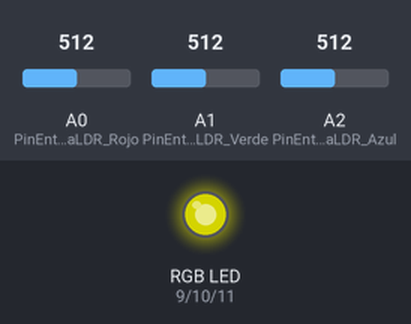
This sketch was run on a simulated Arduino Uno, built with avr-gcc and run on an emulated ATmega328P. On the bench: an RGB LED mixed from three pins (HIGH = lit). Inputs (shaded band) come from the test bench; at power-on: A1 (PinEntradaLDR_Verde) = 512, A2 (PinEntradaLDR_Azul) = 512, A0 (PinEntradaLDR_Rojo) = 512. Dim RGB values are drawn brighter than linear; what the sketch prints to the serial monitor is not drawn.

Above: at 1.3 s.
1.4 s: A1 (PinEntradaLDR_Verde) set to 716
At 3.2 s:
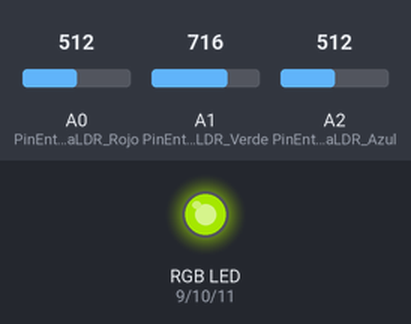
3.5 s: A2 (PinEntradaLDR_Azul) set to 716
At 4.5 s:
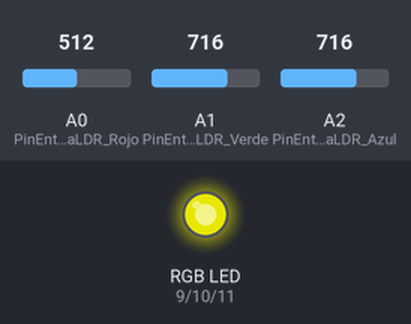
5.6 s: A1 (PinEntradaLDR_Verde) set to 900
At 7.0 s:
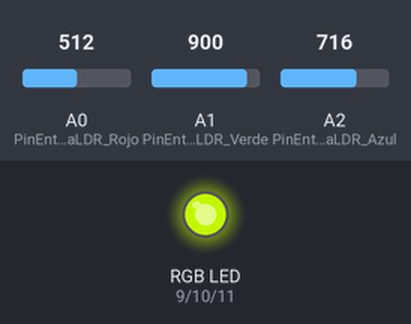
7.6 s: A2 (PinEntradaLDR_Azul) set to 900
At 9.4 s:
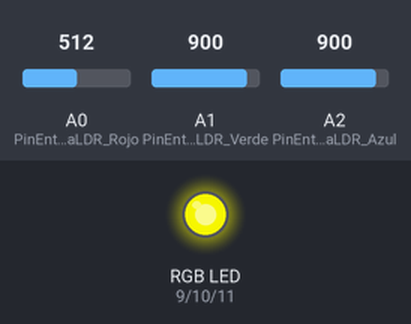
9.7 s: A1 (PinEntradaLDR_Verde) set to 511
At 10.6 s:
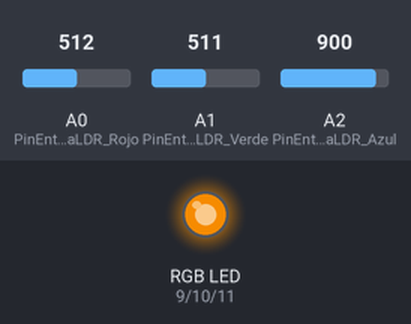
11.7 s: A2 (PinEntradaLDR_Azul) set to 122
At 13.0 s:
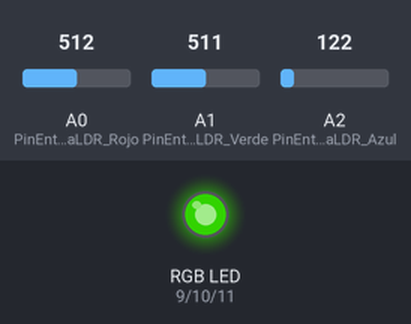
Timing chart, 0 to 14.7 s (numbered marks = the images above; inputs shaded):
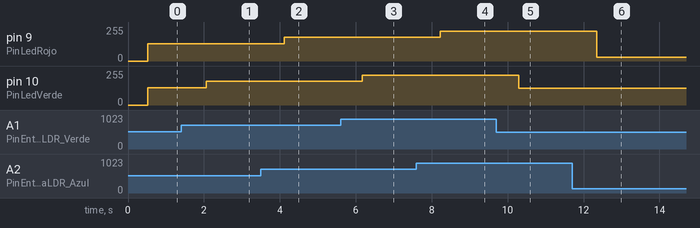

The sketch:

ej_4_l_mpara_de_mezcla_de_colores1.ino
```cpp
const int PinLedVerde = 10;
const int PinLedRojo = 9;
const int PinLedAzul = 11;

const int PinEntradaLDR_Rojo= A0;
const int PinEntradaLDR_Verde= A1;
const int PinEntradaLDR_Azul = A2;

int ValorSensorRojo = 0;
int ValorSensorVerde = 0;
int ValorSensorAzul = 0;

int ValorRojo = 0;
int ValorVerde = 0;
int ValorAzul = 0;


void setup()
{
  Serial.begin(9600);
  pinMode(PinLedVerde, OUTPUT);
  pinMode(PinLedRojo, OUTPUT);
  pinMode(PinLedAzul, OUTPUT);
}

void loop()
{
  ValorSensorRojo = analogRead(PinEntradaLDR_Rojo);
  delay(5);
  ValorSensorVerde = analogRead(PinEntradaLDR_Verde);
  delay(5);
  ValorSensorAzul = analogRead(PinEntradaLDR_Azul);

  Serial.print("Mapa de valores sensores \t Rojo: ");
  Serial.print(ValorSensorRojo);
  Serial.print("\n \t Verde: ");
  Serial.print(ValorSensorVerde);
  Serial.print("n \t Azul: \n");
  Serial.print(ValorSensorAzul);
  delay(250);

  ValorRojo = ValorSensorRojo/4;
  ValorVerde = ValorSensorVerde/4;
  ValorRojo = ValorSensorAzul/4;

  Serial.print("Mapa de valores de los sensores \t Rojo: ");
  Serial.print(ValorRojo);
  Serial.print("n \t Verde: ");
  Serial.print(ValorVerde);
  Serial.print("n \t Azul: ");
  Serial.print(ValorAzul);
  delay(250);

  analogWrite(PinLedRojo, ValorRojo);
  analogWrite(PinLedVerde, ValorVerde);
  analogWrite(PinLedAzul, ValorAzul);

}
```

Measured:
- after the input at 1.4 s, pin 10 (PinLedVerde): 128/255 → 179/255 after 0.66 s
- after the input at 3.5 s, pin 9 (PinLedRojo): 128/255 → 179/255 after 0.62 s
- after the input at 5.6 s, pin 10 (PinLedVerde): 179/255 → 225/255 after 0.57 s
- after the input at 7.6 s, pin 9 (PinLedRojo): 179/255 → 225/255 after 0.63 s
- after the input at 9.7 s, pin 10 (PinLedVerde): 225/255 → 127/255 after 0.59 s
- after the input at 11.7 s, pin 9 (PinLedRojo): 225/255 → 30/255 after 0.64 s
